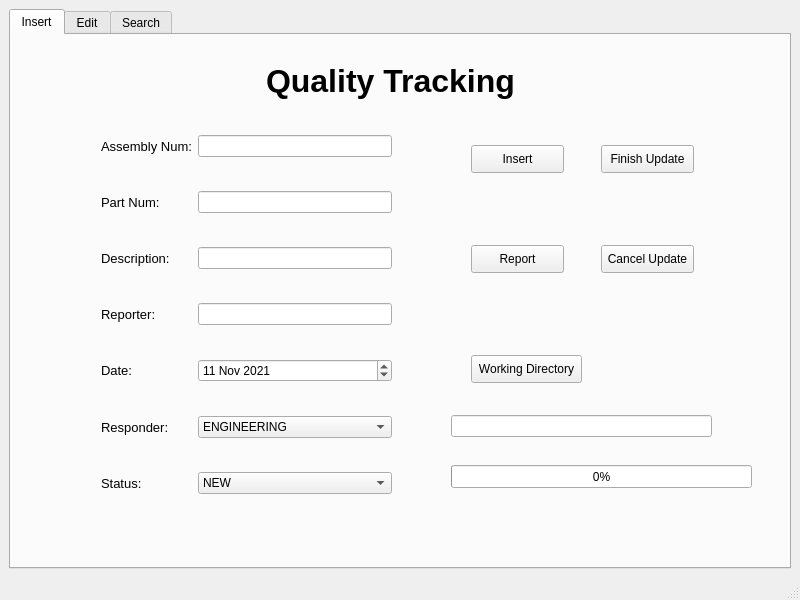
<?xml version="1.0" encoding="UTF-8"?>
<ui version="4.0">
 <class>MainWindow</class>
 <widget class="QMainWindow" name="MainWindow">
  <property name="geometry">
   <rect>
    <x>0</x>
    <y>0</y>
    <width>800</width>
    <height>600</height>
   </rect>
  </property>
  <property name="windowTitle">
   <string>MainWindow</string>
  </property>
  <widget class="QWidget" name="centralwidget">
   <layout class="QGridLayout" name="gridLayout">
    <item row="0" column="0">
     <widget class="QTabWidget" name="tabWidget">
      <property name="currentIndex">
       <number>0</number>
      </property>
      <widget class="QWidget" name="tabInsert">
       <attribute name="title">
        <string>Insert</string>
       </attribute>
       <widget class="QLabel" name="labelTitle">
        <property name="geometry">
         <rect>
          <x>255</x>
          <y>20</y>
          <width>291</width>
          <height>51</height>
         </rect>
        </property>
        <property name="font">
         <font>
          <family>Yu Gothic UI</family>
          <pointsize>24</pointsize>
          <weight>75</weight>
          <bold>true</bold>
         </font>
        </property>
        <property name="text">
         <string>Quality Tracking</string>
        </property>
       </widget>
       <widget class="QWidget" name="formLayoutWidget">
        <property name="geometry">
         <rect>
          <x>90</x>
          <y>100</y>
          <width>291</width>
          <height>359</height>
         </rect>
        </property>
        <layout class="QFormLayout" name="formLayout">
         <item row="0" column="0">
          <widget class="QLabel" name="labelAssy">
           <property name="font">
            <font>
             <pointsize>10</pointsize>
            </font>
           </property>
           <property name="text">
            <string>Assembly Num:</string>
           </property>
          </widget>
         </item>
         <item row="0" column="1">
          <widget class="QLineEdit" name="lineEditAssy"/>
         </item>
         <item row="2" column="0">
          <widget class="QLabel" name="labelPart">
           <property name="font">
            <font>
             <pointsize>10</pointsize>
            </font>
           </property>
           <property name="text">
            <string>Part Num:</string>
           </property>
          </widget>
         </item>
         <item row="2" column="1">
          <widget class="QLineEdit" name="lineEditPart"/>
         </item>
         <item row="4" column="0">
          <widget class="QLabel" name="labelDesc">
           <property name="font">
            <font>
             <pointsize>10</pointsize>
            </font>
           </property>
           <property name="text">
            <string>Description:</string>
           </property>
          </widget>
         </item>
         <item row="4" column="1">
          <widget class="QLineEdit" name="lineEditDesc"/>
         </item>
         <item row="6" column="0">
          <widget class="QLabel" name="labelRepr">
           <property name="font">
            <font>
             <pointsize>10</pointsize>
            </font>
           </property>
           <property name="text">
            <string>Reporter:</string>
           </property>
          </widget>
         </item>
         <item row="6" column="1">
          <widget class="QLineEdit" name="lineEditReport"/>
         </item>
         <item row="8" column="0">
          <widget class="QLabel" name="labelDate">
           <property name="font">
            <font>
             <pointsize>10</pointsize>
            </font>
           </property>
           <property name="text">
            <string>Date:</string>
           </property>
          </widget>
         </item>
         <item row="8" column="1">
          <widget class="QDateEdit" name="dateEdit">
           <property name="currentSection">
            <enum>QDateTimeEdit::DaySection</enum>
           </property>
           <property name="date">
            <date>
             <year>2021</year>
             <month>11</month>
             <day>11</day>
            </date>
           </property>
          </widget>
         </item>
         <item row="10" column="0">
          <widget class="QLabel" name="labelResp">
           <property name="font">
            <font>
             <pointsize>10</pointsize>
            </font>
           </property>
           <property name="text">
            <string>Responder:</string>
           </property>
          </widget>
         </item>
         <item row="10" column="1">
          <widget class="QComboBox" name="comboBoxResp">
           <property name="acceptDrops">
            <bool>false</bool>
           </property>
           <item>
            <property name="text">
             <string>ENGINEERING</string>
            </property>
           </item>
           <item>
            <property name="text">
             <string>PURCHASING</string>
            </property>
           </item>
           <item>
            <property name="text">
             <string>QUALITY</string>
            </property>
           </item>
          </widget>
         </item>
         <item row="12" column="0">
          <widget class="QLabel" name="labelStat">
           <property name="font">
            <font>
             <pointsize>10</pointsize>
            </font>
           </property>
           <property name="text">
            <string>Status:</string>
           </property>
          </widget>
         </item>
         <item row="12" column="1">
          <widget class="QComboBox" name="comboBoxStat">
           <item>
            <property name="text">
             <string>NEW</string>
            </property>
           </item>
           <item>
            <property name="text">
             <string>ONGOING</string>
            </property>
           </item>
           <item>
            <property name="text">
             <string>CLOSED</string>
            </property>
           </item>
          </widget>
         </item>
         <item row="1" column="1">
          <spacer name="verticalSpacer">
           <property name="orientation">
            <enum>Qt::Vertical</enum>
           </property>
           <property name="sizeHint" stdset="0">
            <size>
             <width>20</width>
             <height>40</height>
            </size>
           </property>
          </spacer>
         </item>
         <item row="3" column="1">
          <spacer name="verticalSpacer_2">
           <property name="orientation">
            <enum>Qt::Vertical</enum>
           </property>
           <property name="sizeHint" stdset="0">
            <size>
             <width>20</width>
             <height>40</height>
            </size>
           </property>
          </spacer>
         </item>
         <item row="5" column="1">
          <spacer name="verticalSpacer_3">
           <property name="orientation">
            <enum>Qt::Vertical</enum>
           </property>
           <property name="sizeHint" stdset="0">
            <size>
             <width>20</width>
             <height>40</height>
            </size>
           </property>
          </spacer>
         </item>
         <item row="7" column="1">
          <spacer name="verticalSpacer_4">
           <property name="orientation">
            <enum>Qt::Vertical</enum>
           </property>
           <property name="sizeHint" stdset="0">
            <size>
             <width>20</width>
             <height>40</height>
            </size>
           </property>
          </spacer>
         </item>
         <item row="9" column="1">
          <spacer name="verticalSpacer_5">
           <property name="orientation">
            <enum>Qt::Vertical</enum>
           </property>
           <property name="sizeHint" stdset="0">
            <size>
             <width>20</width>
             <height>40</height>
            </size>
           </property>
          </spacer>
         </item>
         <item row="11" column="1">
          <spacer name="verticalSpacer_6">
           <property name="orientation">
            <enum>Qt::Vertical</enum>
           </property>
           <property name="sizeHint" stdset="0">
            <size>
             <width>20</width>
             <height>40</height>
            </size>
           </property>
          </spacer>
         </item>
        </layout>
       </widget>
       <widget class="QPushButton" name="insertBtn">
        <property name="geometry">
         <rect>
          <x>460</x>
          <y>110</y>
          <width>93</width>
          <height>28</height>
         </rect>
        </property>
        <property name="text">
         <string>Insert</string>
        </property>
       </widget>
       <widget class="QPushButton" name="updateBtn2">
        <property name="geometry">
         <rect>
          <x>590</x>
          <y>110</y>
          <width>93</width>
          <height>28</height>
         </rect>
        </property>
        <property name="text">
         <string>Finish Update</string>
        </property>
       </widget>
       <widget class="QPushButton" name="updateBtn3">
        <property name="geometry">
         <rect>
          <x>590</x>
          <y>210</y>
          <width>93</width>
          <height>28</height>
         </rect>
        </property>
        <property name="text">
         <string>Cancel Update</string>
        </property>
       </widget>
       <widget class="QProgressBar" name="progressBar">
        <property name="geometry">
         <rect>
          <x>440</x>
          <y>430</y>
          <width>301</width>
          <height>23</height>
         </rect>
        </property>
        <property name="value">
         <number>0</number>
        </property>
       </widget>
       <widget class="QPushButton" name="reportBtn">
        <property name="geometry">
         <rect>
          <x>460</x>
          <y>210</y>
          <width>93</width>
          <height>28</height>
         </rect>
        </property>
        <property name="text">
         <string>Report</string>
        </property>
       </widget>
       <widget class="QLineEdit" name="lineEditDir">
        <property name="geometry">
         <rect>
          <x>440</x>
          <y>380</y>
          <width>261</width>
          <height>22</height>
         </rect>
        </property>
       </widget>
       <widget class="QPushButton" name="directoryBtn">
        <property name="geometry">
         <rect>
          <x>460</x>
          <y>320</y>
          <width>111</width>
          <height>28</height>
         </rect>
        </property>
        <property name="text">
         <string>Working Directory</string>
        </property>
       </widget>
      </widget>
      <widget class="QWidget" name="tabEdit">
       <attribute name="title">
        <string>Edit</string>
       </attribute>
       <layout class="QGridLayout" name="gridLayout_2">
        <item row="0" column="0" rowspan="4">
         <widget class="QTableView" name="tableView">
          <property name="minimumSize">
           <size>
            <width>531</width>
            <height>441</height>
           </size>
          </property>
          <property name="baseSize">
           <size>
            <width>531</width>
            <height>441</height>
           </size>
          </property>
          <property name="inputMethodHints">
           <set>Qt::ImhNone</set>
          </property>
         </widget>
        </item>
        <item row="0" column="1">
         <widget class="QPushButton" name="loadBtn">
          <property name="text">
           <string>Load Database</string>
          </property>
         </widget>
        </item>
        <item row="1" column="1">
         <widget class="QPushButton" name="deleteBtn">
          <property name="text">
           <string>Delete</string>
          </property>
         </widget>
        </item>
        <item row="2" column="1">
         <widget class="QPushButton" name="updateBtn">
          <property name="text">
           <string>Update</string>
          </property>
         </widget>
        </item>
        <item row="3" column="1">
         <widget class="QPushButton" name="formatBtn">
          <property name="text">
           <string>Format</string>
          </property>
         </widget>
        </item>
       </layout>
      </widget>
      <widget class="QWidget" name="tabSearch">
       <attribute name="title">
        <string>Search</string>
       </attribute>
       <widget class="QWidget" name="verticalLayoutWidget">
        <property name="geometry">
         <rect>
          <x>580</x>
          <y>20</y>
          <width>160</width>
          <height>81</height>
         </rect>
        </property>
        <property name="maximumSize">
         <size>
          <width>160</width>
          <height>81</height>
         </size>
        </property>
        <layout class="QVBoxLayout" name="verticalLayout">
         <item>
          <widget class="QLabel" name="labelCol">
           <property name="font">
            <font>
             <pointsize>11</pointsize>
            </font>
           </property>
           <property name="text">
            <string>Search Column:</string>
           </property>
          </widget>
         </item>
         <item>
          <widget class="QComboBox" name="comboBoxCol">
           <property name="currentIndex">
            <number>0</number>
           </property>
           <item>
            <property name="text">
             <string>Assembly Num</string>
            </property>
           </item>
           <item>
            <property name="text">
             <string>Part Num</string>
            </property>
           </item>
           <item>
            <property name="text">
             <string>Date</string>
            </property>
           </item>
           <item>
            <property name="text">
             <string>Responder</string>
            </property>
           </item>
           <item>
            <property name="text">
             <string>Status</string>
            </property>
           </item>
          </widget>
         </item>
        </layout>
       </widget>
       <widget class="QStackedWidget" name="stackedWidget">
        <property name="geometry">
         <rect>
          <x>580</x>
          <y>150</y>
          <width>161</width>
          <height>51</height>
         </rect>
        </property>
        <property name="maximumSize">
         <size>
          <width>161</width>
          <height>51</height>
         </size>
        </property>
        <property name="currentIndex">
         <number>0</number>
        </property>
        <widget class="QWidget" name="page">
         <widget class="QComboBox" name="comboBoxCond">
          <property name="geometry">
           <rect>
            <x>0</x>
            <y>20</y>
            <width>161</width>
            <height>22</height>
           </rect>
          </property>
          <item>
           <property name="text">
            <string>greater than or equal to</string>
           </property>
          </item>
          <item>
           <property name="text">
            <string>less than or equal to</string>
           </property>
          </item>
          <item>
           <property name="text">
            <string>equal to</string>
           </property>
          </item>
         </widget>
        </widget>
        <widget class="QWidget" name="page_2">
         <widget class="QComboBox" name="comboBoxCond2">
          <property name="geometry">
           <rect>
            <x>0</x>
            <y>20</y>
            <width>161</width>
            <height>22</height>
           </rect>
          </property>
          <item>
           <property name="text">
            <string>equal to</string>
           </property>
          </item>
          <item>
           <property name="text">
            <string>not equal to</string>
           </property>
          </item>
         </widget>
        </widget>
       </widget>
       <widget class="QLabel" name="labelCond">
        <property name="geometry">
         <rect>
          <x>580</x>
          <y>130</y>
          <width>141</width>
          <height>21</height>
         </rect>
        </property>
        <property name="maximumSize">
         <size>
          <width>141</width>
          <height>21</height>
         </size>
        </property>
        <property name="font">
         <font>
          <pointsize>11</pointsize>
         </font>
        </property>
        <property name="text">
         <string>Search Condition:</string>
        </property>
       </widget>
       <widget class="QStackedWidget" name="stackedWidget_2">
        <property name="geometry">
         <rect>
          <x>580</x>
          <y>260</y>
          <width>161</width>
          <height>51</height>
         </rect>
        </property>
        <property name="maximumSize">
         <size>
          <width>161</width>
          <height>51</height>
         </size>
        </property>
        <property name="currentIndex">
         <number>0</number>
        </property>
        <widget class="QWidget" name="page_3">
         <widget class="QLineEdit" name="lineEditNum">
          <property name="geometry">
           <rect>
            <x>20</x>
            <y>20</y>
            <width>113</width>
            <height>22</height>
           </rect>
          </property>
         </widget>
        </widget>
        <widget class="QWidget" name="page_4">
         <widget class="QDateEdit" name="dateEdit_2">
          <property name="geometry">
           <rect>
            <x>30</x>
            <y>20</y>
            <width>110</width>
            <height>22</height>
           </rect>
          </property>
          <property name="date">
           <date>
            <year>2021</year>
            <month>11</month>
            <day>11</day>
           </date>
          </property>
         </widget>
        </widget>
        <widget class="QWidget" name="page_5">
         <widget class="QComboBox" name="comboBoxRe">
          <property name="geometry">
           <rect>
            <x>0</x>
            <y>20</y>
            <width>161</width>
            <height>22</height>
           </rect>
          </property>
          <item>
           <property name="text">
            <string>ENGINEERING</string>
           </property>
          </item>
          <item>
           <property name="text">
            <string>PURCHASING</string>
           </property>
          </item>
          <item>
           <property name="text">
            <string>QUALITY</string>
           </property>
          </item>
         </widget>
        </widget>
        <widget class="QWidget" name="page_6">
         <widget class="QComboBox" name="comboBoxSt">
          <property name="geometry">
           <rect>
            <x>0</x>
            <y>20</y>
            <width>161</width>
            <height>22</height>
           </rect>
          </property>
          <item>
           <property name="text">
            <string>NEW</string>
           </property>
          </item>
          <item>
           <property name="text">
            <string>ONGOING</string>
           </property>
          </item>
          <item>
           <property name="text">
            <string>CLOSED</string>
           </property>
          </item>
         </widget>
        </widget>
       </widget>
       <widget class="QLabel" name="labelVar">
        <property name="geometry">
         <rect>
          <x>580</x>
          <y>235</y>
          <width>141</width>
          <height>21</height>
         </rect>
        </property>
        <property name="maximumSize">
         <size>
          <width>141</width>
          <height>21</height>
         </size>
        </property>
        <property name="font">
         <font>
          <pointsize>11</pointsize>
         </font>
        </property>
        <property name="text">
         <string>Search Variable:</string>
        </property>
       </widget>
       <widget class="QPushButton" name="searchBtn">
        <property name="geometry">
         <rect>
          <x>610</x>
          <y>390</y>
          <width>93</width>
          <height>28</height>
         </rect>
        </property>
        <property name="maximumSize">
         <size>
          <width>93</width>
          <height>28</height>
         </size>
        </property>
        <property name="text">
         <string>Search</string>
        </property>
       </widget>
       <widget class="QLabel" name="labelSearch">
        <property name="geometry">
         <rect>
          <x>570</x>
          <y>330</y>
          <width>181</width>
          <height>41</height>
         </rect>
        </property>
        <property name="maximumSize">
         <size>
          <width>181</width>
          <height>41</height>
         </size>
        </property>
        <property name="font">
         <font>
          <family>Calibri</family>
          <pointsize>11</pointsize>
         </font>
        </property>
        <property name="text">
         <string/>
        </property>
       </widget>
       <widget class="QLabel" name="labelResults">
        <property name="geometry">
         <rect>
          <x>600</x>
          <y>430</y>
          <width>121</width>
          <height>41</height>
         </rect>
        </property>
        <property name="maximumSize">
         <size>
          <width>121</width>
          <height>41</height>
         </size>
        </property>
        <property name="font">
         <font>
          <family>Calibri</family>
          <pointsize>14</pointsize>
         </font>
        </property>
        <property name="text">
         <string>Results:</string>
        </property>
       </widget>
       <widget class="QTableView" name="tableView_2">
        <property name="geometry">
         <rect>
          <x>20</x>
          <y>30</y>
          <width>531</width>
          <height>441</height>
         </rect>
        </property>
        <property name="minimumSize">
         <size>
          <width>531</width>
          <height>441</height>
         </size>
        </property>
       </widget>
      </widget>
     </widget>
    </item>
   </layout>
  </widget>
  <widget class="QMenuBar" name="menubar">
   <property name="geometry">
    <rect>
     <x>0</x>
     <y>0</y>
     <width>800</width>
     <height>26</height>
    </rect>
   </property>
  </widget>
  <widget class="QStatusBar" name="statusbar"/>
 </widget>
 <resources/>
 <connections>
  <connection>
   <sender>formatBtn</sender>
   <signal>clicked()</signal>
   <receiver>MainWindow</receiver>
   <slot>format()</slot>
   <hints>
    <hint type="sourcelabel">
     <x>710</x>
     <y>402</y>
    </hint>
    <hint type="destinationlabel">
     <x>791</x>
     <y>358</y>
    </hint>
   </hints>
  </connection>
  <connection>
   <sender>updateBtn</sender>
   <signal>clicked()</signal>
   <receiver>MainWindow</receiver>
   <slot>alter()</slot>
   <hints>
    <hint type="sourcelabel">
     <x>720</x>
     <y>320</y>
    </hint>
    <hint type="destinationlabel">
     <x>795</x>
     <y>256</y>
    </hint>
   </hints>
  </connection>
  <connection>
   <sender>reportBtn</sender>
   <signal>clicked()</signal>
   <receiver>MainWindow</receiver>
   <slot>report()</slot>
   <hints>
    <hint type="sourcelabel">
     <x>558</x>
     <y>282</y>
    </hint>
    <hint type="destinationlabel">
     <x>792</x>
     <y>283</y>
    </hint>
   </hints>
  </connection>
  <connection>
   <sender>insertBtn</sender>
   <signal>clicked()</signal>
   <receiver>MainWindow</receiver>
   <slot>insert()</slot>
   <hints>
    <hint type="sourcelabel">
     <x>550</x>
     <y>187</y>
    </hint>
    <hint type="destinationlabel">
     <x>792</x>
     <y>110</y>
    </hint>
   </hints>
  </connection>
  <connection>
   <sender>directoryBtn</sender>
   <signal>clicked()</signal>
   <receiver>MainWindow</receiver>
   <slot>SelectWorkingDirectory()</slot>
   <hints>
    <hint type="sourcelabel">
     <x>573</x>
     <y>392</y>
    </hint>
    <hint type="destinationlabel">
     <x>792</x>
     <y>335</y>
    </hint>
   </hints>
  </connection>
  <connection>
   <sender>updateBtn2</sender>
   <signal>clicked()</signal>
   <receiver>MainWindow</receiver>
   <slot>alter2()</slot>
   <hints>
    <hint type="sourcelabel">
     <x>690</x>
     <y>187</y>
    </hint>
    <hint type="destinationlabel">
     <x>794</x>
     <y>174</y>
    </hint>
   </hints>
  </connection>
  <connection>
   <sender>loadBtn</sender>
   <signal>clicked()</signal>
   <receiver>MainWindow</receiver>
   <slot>load()</slot>
   <hints>
    <hint type="sourcelabel">
     <x>696</x>
     <y>162</y>
    </hint>
    <hint type="destinationlabel">
     <x>792</x>
     <y>137</y>
    </hint>
   </hints>
  </connection>
  <connection>
   <sender>deleteBtn</sender>
   <signal>clicked()</signal>
   <receiver>MainWindow</receiver>
   <slot>delete()</slot>
   <hints>
    <hint type="sourcelabel">
     <x>700</x>
     <y>247</y>
    </hint>
    <hint type="destinationlabel">
     <x>792</x>
     <y>193</y>
    </hint>
   </hints>
  </connection>
  <connection>
   <sender>updateBtn3</sender>
   <signal>clicked()</signal>
   <receiver>MainWindow</receiver>
   <slot>cancel()</slot>
   <hints>
    <hint type="sourcelabel">
     <x>694</x>
     <y>287</y>
    </hint>
    <hint type="destinationlabel">
     <x>793</x>
     <y>229</y>
    </hint>
   </hints>
  </connection>
  <connection>
   <sender>searchBtn</sender>
   <signal>clicked()</signal>
   <receiver>MainWindow</receiver>
   <slot>search()</slot>
   <hints>
    <hint type="sourcelabel">
     <x>711</x>
     <y>479</y>
    </hint>
    <hint type="destinationlabel">
     <x>792</x>
     <y>484</y>
    </hint>
   </hints>
  </connection>
  <connection>
   <sender>comboBoxCol</sender>
   <signal>currentIndexChanged(int)</signal>
   <receiver>MainWindow</receiver>
   <slot>index_change()</slot>
   <hints>
    <hint type="sourcelabel">
     <x>736</x>
     <y>158</y>
    </hint>
    <hint type="destinationlabel">
     <x>793</x>
     <y>64</y>
    </hint>
   </hints>
  </connection>
 </connections>
 <slots>
  <slot>insert()</slot>
  <slot>load()</slot>
  <slot>delete()</slot>
  <slot>alter()</slot>
  <slot>alter2()</slot>
  <slot>cancel()</slot>
  <slot>search()</slot>
  <slot>format()</slot>
  <slot>index_change()</slot>
  <slot>report()</slot>
  <slot>SelectWorkingDirectory()</slot>
  <slot>cell_clicked()</slot>
 </slots>
</ui>
